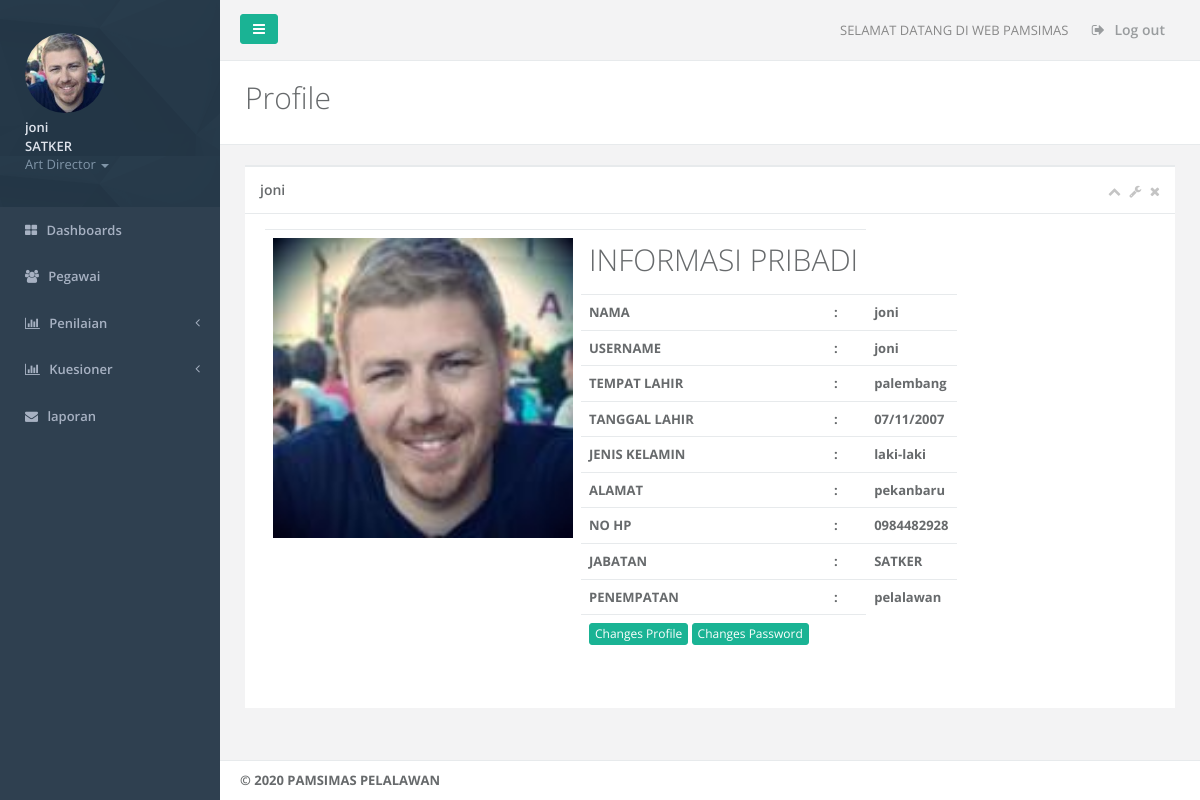
The app's page /profile.php (signed in) with its own data.
### tables this page shows
CREATE TABLE IF NOT EXISTS `pegawai` (
  `pegawai_id` int(11) NOT NULL AUTO_INCREMENT,
  `pegawai_nama` varchar(50) NOT NULL,
  `pegawai_tmp_lahir` varchar(125) NOT NULL,
  `pegawai_tgl_lahir` varchar(122) NOT NULL,
  `pegawai_jenis_kelamin` varchar(20) NOT NULL,
  `pegawai_alamat` varchar(125) NOT NULL,
  `pegawai_no_hp` varchar(50) NOT NULL,
  `pegawai_jabatan` varchar(125) NOT NULL,
  `pegawai_penempatan` varchar(125) NOT NULL,
  `pegawai_foto` varchar(225) NOT NULL,
  `username` varchar(50) NOT NULL,
  `password` varchar(225) NOT NULL,
  PRIMARY KEY (`pegawai_id`)
);

### profile.php (the view, shortened to what this page needs)
<?php include "config.php";
if (empty($_SESSION['username']) AND
    empty($_SESSION['password']))
    {include "login.php";}
    else {
?>
<!DOCTYPE html>
<html>
<head>
    <link href="css/bootstrap.min.css" rel="stylesheet">
    <link href="font-awesome/css/font-awesome.css" rel="stylesheet">
    <link href="css/plugins/toastr/toastr.min.css" rel="stylesheet">
    <link href="js/plugins/gritter/jquery.gritter.css" rel="stylesheet">
    <link href="css/animate.css" rel="stylesheet">
    <link href="css/style.css" rel="stylesheet">
</head>
<body>
     <div id="wrapper">
        <nav class="navbar-default navbar-static-side" role="navigation">
            <?php
            if ($_SESSION['jabatan']=="SATKER") {
               include "sidebar.php";
             } else {include "sidebar_fs.php";}  ?>
        </nav>
        <div id="page-wrapper" class="gray-bg dashbard-1">
            <div class="row border-bottom">
                <nav class="navbar navbar-static-top" role="navigation" style="margin-bottom: 0">
                <?php include "navbar.php";  ?>
                </nav>
            </div>
            <div class="row  wrapper border-bottom white-bg page-heading">
                <div class="col-md-3">
                    <h1>Profile</h1>
                </div>
            </div>
            <div class="wrapper wrapper-content animated fadeInRight">
                <div class="row ">
                    <div class="col-lg-12">
                        <div class="ibox float-e-margins">
                            <div class="ibox-title">
                                <h5><?php echo "$_SESSION[nama]"; ?></h5>
                                <div class="ibox-tools">
                                    <a class="collapse-link">
                                        <i class="fa fa-chevron-up"></i>
                                    </a>
                                    <a class="dropdown-toggle" data-toggle="dropdown" href="#">
                                        <i class="fa fa-wrench"></i>
                                    </a>
                                    <a class="close-link">
                                        <i class="fa fa-times"></i>
                                    </a>
                                </div>
                            </div>
                                <div class="ibox-content">
                                   <label>
                                        <?php
                                          $queri = "SELECT * FROM pegawai where pegawai_id=$_SESSION[id]";
                                          $hasil = mysqli_query($koneksi,$queri);
                                          $kolom=mysqli_fetch_assoc($hasil);
                                        ?>
                                    <table class="table col-sm-5">
                                        <tr >
                                            <td rowspan="11"><?php echo "<img src='foto/$_SESSION[foto]' width='300px'>"; ?></td>
                                            <td colspan="2"><h1><span>INFORMASI PRIBADI</span></h1></td>
                                        </tr>
                                        <tr>
                                            <td>NAMA</td>
                                            <td> :</td>
                                            <td><?php echo "$kolom[pegawai_nama]";?></td>
                                        </tr>
                                        <tr >
                                            <td>USERNAME</td>
                                            <td> :</td>
                                            <td><?php echo "$kolom[username]";?></td>
                                        </tr>
                                        <tr >
                                            <td>TEMPAT LAHIR</td>
                                            <td> :</td>
                                            <td><?php echo "$kolom[pegawai_tmp_lahir]";?></td>
                                        </tr>
                                        <tr >
                                            <td>TANGGAL LAHIR</td>
                                            <td> :</td>
                                            <td><?php echo "$kolom[pegawai_tgl_lahir]";?></td>
                                        </tr>
                                        <tr >
                                            <td>JENIS KELAMIN</td>
                                            <td> :</td>
                                            <td><?php echo "$kolom[pegawai_jenis_kelamin]";?></td>
                                        </tr>
                                        <tr >
                                            <td>ALAMAT</td>
                                            <td> :</td>
                                            <td><?php echo "$kolom[pegawai_alamat]";?></td>
                                        </tr>
                                        <tr >
                                            <td>NO HP</td>
                                            <td> :</td>
                                            <td><?php echo "$kolom[pegawai_no_hp]";?></td>
                                        </tr >
                                        <tr >
                                            <td>JABATAN</td>
                                            <td> :</td>
                                            <td><?php echo "$kolom[pegawai_jabatan]";?></td>
                                        </tr>
                                        <tr >
                                            <td>PENEMPATAN</td>
                                            <td> :</td>
                                            <td><?php echo "$kolom[pegawai_penempatan]";?></td>
                                        </tr>
                                        <tr>
                                            <td colspan="2">
                                                <a href="change_profile.php" class="btn btn-primary btn-xs" type="submit">Changes Profile</a>
                                                <a href="change_password.php" class="btn btn-primary btn-xs" type="submit">Changes Password</a>
                                            </td>
                                        </tr>
                                    </table>
                                </div>
                        </div>
                    </div>
                </div>
            </div>
            <div class="footer">
            <?php include "footer.php"; ?>
            </div>
        </div>
    </div>
</body>
</html>
<?php }; ?>

### records on screen
pegawai: pegawai_nama "joni", username "joni", pegawai_tmp_lahir "palembang", pegawai_tgl_lahir "07/11/2007", pegawai_jenis_kelamin "laki-laki", pegawai_alamat "pekanbaru", pegawai_no_hp "0984482928", pegawai_jabatan "SATKER", pegawai_penempatan "pelalawan"

### other values on screen
$_SESSION[nama] "joni"
$_SESSION[jabatan] "SATKER"
